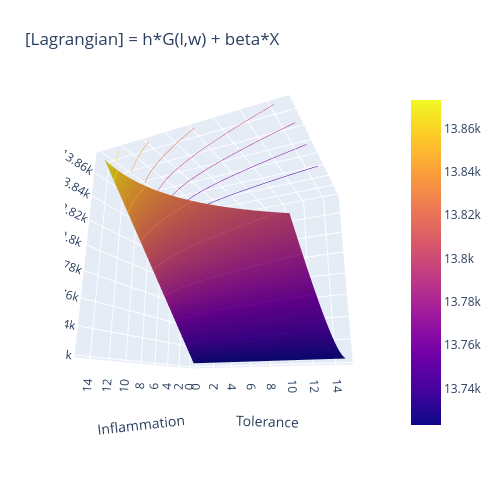

Source (notebook cell):
### Markdown cell above
### (A.2) High cost of immunity: $\beta = \frac{h}{s}$
Optimal solution if located at the origin.

### Code cell
# Visualize cost landscape
rng = 15
pnts = 100
lvec = np.linspace(0.01, rng, pnts)
wvec = np.linspace(0.01, rng, pnts)

l, w = np.meshgrid(lvec, wvec)
z = net_harm(l,w) + (h/s)*X(l,w)


fig = go.Figure(data=[go.Surface(z=z, x=l, y=w)])
fig.update_traces(contours_z=dict(show=True, usecolormap=True,
                                  highlightcolor="limegreen", project_z=True))
fig.update_layout(title='[Lagrangian] = h*G(l,w) + beta*X', autosize=False,
                  scene_camera_eye=dict(x=1.87, y=0.88, z=-0.64),
                  width=500, height=500,
                  margin=dict(l=65, r=50, b=65, t=90))

# Update the layout
fig.update_layout(scene=dict(
    xaxis_title=r'Inflammation',
    yaxis_title=r'Tolerance',
    zaxis_title=r'L(\lambda,w)'
))

fig.show()

### Figure 1 — Plotly figure (JSON) as saved in the notebook; plotly's stock layout.template omitted (floating-point values rounded to 4 significant figures; data arrays with more than 128 entries replaced by an {"elided": "..."} marker saying what was removed)
{"data": [{"contours": {"z": {"highlightcolor": "limegreen", "project": {"z": true}, "show": true, "usecolormap": true}}, "type": "surface", "x": {"elided": "100x100 float values"}, "y": {"elided": "100x100 float values"}, "z": {"elided": "100x100 float values"}}], "layout": {"autosize": false, "height": 500, "margin": {"b": 65, "l": 65, "r": 50, "t": 90}, "scene": {"aspectmode": "auto", "aspectratio": {"x": 1, "y": 1, "z": 1}, "camera": {"eye": {"x": 1.87, "y": 0.88, "z": -0.64}}, "xaxis": {"title": {"text": "Inflammation"}, "type": "linear"}, "yaxis": {"title": {"text": "Tolerance"}, "type": "linear"}, "zaxis": {"title": {"text": "L(\\lambda,w)"}, "type": "linear"}}, "title": {"text": "[Lagrangian] = h*G(l,w) + beta*X"}, "width": 500}}
